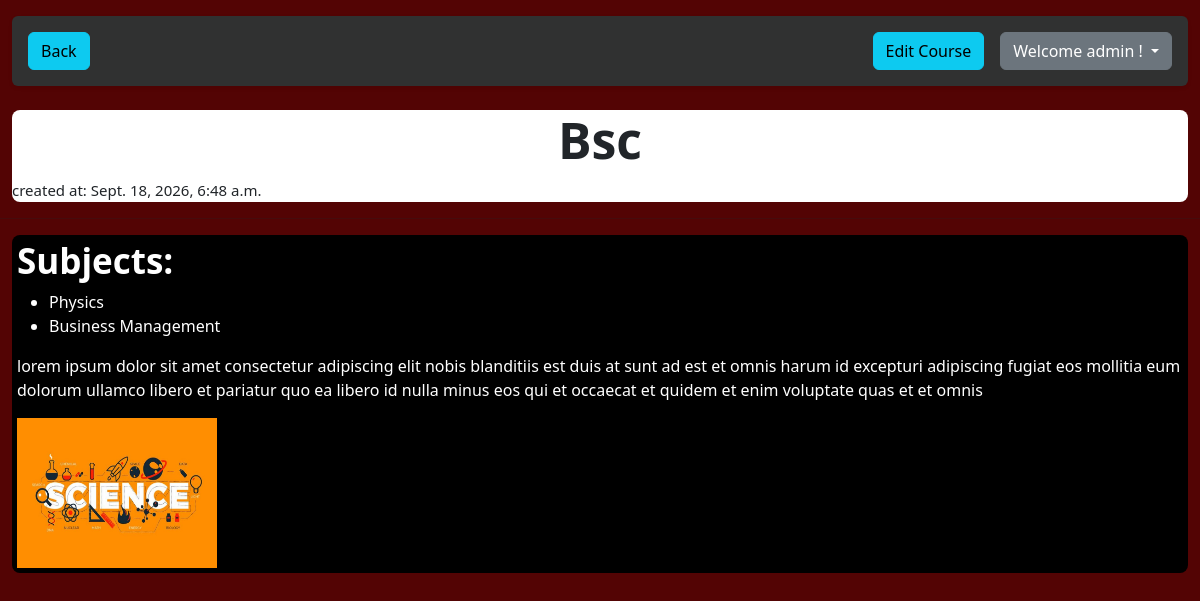
/courses/3/ (signed in), run on the app's committed database.
### cards/models.py (models this page shows, shortened)
class Course(models.Model):
    statuschoices=[
         ("active","ACTIVE"),
         ("inactive","INACTIVE")
    ]
    course_name=models.CharField(max_length=50,unique=True)
    subjects=models.ManyToManyField(Subject,related_name="courses")
    image=models.ImageField(upload_to="course/")
    status=models.CharField(
         choices=statuschoices,
         default="active"
    )
    created_at=models.DateTimeField(auto_now_add=True)
    updated_at=models.DateTimeField(auto_now=True)
    description=models.TextField()

class Subject(models.Model):
    subject=models.CharField(max_length=50)
    def __str__(self):
        return f"{self.subject}"

### cards/views.py (the view)
# urls.py: path('courses/<int:pk>/',views.coursedetail,name="coursedetail"),
def coursedetail(request,pk):
    if not request.user.is_authenticated:
         return redirect("login")
    course=Course.objects.get(pk=pk)
    if request.method =="POST":
            print(request.POST)
            if 'changepassword' in request.POST:
                form=CourseForm(instance=course)
                passform=ChangePassword(user=request.user,data=request.POST)
                if passform.is_valid():
                    passform.save()
                    return JsonResponse({"status":"success"})
                else:
                    return JsonResponse({"status":"error","errors":passform.errors},status=400)
            else:
                passform=ChangePassword(user=request.user)
                form=CourseForm(request.POST,request.FILES,instance=course)
                if form.is_valid():
                    form.save()
                    return JsonResponse({"status": "success"})
                else:
                    return JsonResponse({"status": "error", "errors": form.errors}, status=400)
    else:
        form=CourseForm(instance=course)
        passform=ChangePassword(user=request.user)
    context={
        "course":course,
        "form":form,
        "passform":passform
    }
    return render(request,"course_detail.html",context)

### cards/templates/course_detail.html (shortened to what this page needs)
{% load static %}
<!DOCTYPE html>
<html lang="en">
<head>
    <link rel="stylesheet" href="{% static 'css/style.css' %}">
   <link href="https://cdn.jsdelivr.net/npm/bootstrap@5.3.3/dist/css/bootstrap.min.css" rel="stylesheet">
</head>
<body style="background-color: rgb(83 4 4);">
    <div class="container-fluid mt-3">
    <nav class="navbar navbar-expand-lg rounded p-3 mb-4 shadow-sm" style="background-color: #303131;">
        <div class="container-fluid d-flex flex-wrap justify-content-between align-items-center p-0">
            <div class="d-flex align-items-center gap-3">
                <a href="{% url 'courseview'%}">
                    <button type="button" class="btn btn-info explicit">Back</button>
                </a>
            </div>
            <div class="d-flex align-items-center gap-3 mt-3 mt-lg-0">
                {% if user.is_staff or user.is_superuser %}
                <button id="coursebutton" type="button" class="btn btn-info explicit" data-bs-toggle="modal" data-bs-target="#myModal">
                    Edit Course
                </button>
                {% endif %}
                <div class="dropdown">
                    <button class="btn btn-secondary dropdown-toggle" type="button" data-bs-toggle="dropdown" aria-expanded="false">
                        Welcome {{request.user}} !
                    </button>
                </div>
            </div>
        </div>
    </nav>
</div>
    <div class="detail">
        <div class="heading">
           <div class="coursediv">
             <h1 class="courseheading">{{course.course_name}}</h1>
            <small style="text-align: left;font-size: 15px;"> created at: {{course.created_at}}</small>
           </div>
        </div>
        <hr>
        <div class="description">
            <h2 style="font-weight: bold;font-size:35px;">Subjects:</h2>
            <ul>{% for subject in course.subjects.all %}
                <li>{{subject.subject}}</li>
            {% endfor %}</ul>
            <div class="main-description">
            <p>{{course.description}}</p>
                 <img src="{{course.image.url}}" alt="courses-image" style="width: 200px;height: 150px;">
            </div>
            </div>
    </div>
</body>
</html>

### cards/static/css/style.css (style rules this page uses)
.heading { text-align: left; }
.courseheading { text-align: center; font-size: 50px; font-weight: bold; }
.coursediv { background-color: white; border-radius: 8px; margin: 12px; }
.description { padding: 5px; background-color: black; color: white; border-radius: 8px; margin: 12px; }
.main-description { display: inline-block; }

### data on the page
Course: course_name "Bsc", created_at "Sept. 18, 2026, 6:48 a.m.", description "lorem ipsum dolor sit amet consectetur adipiscing elit nobis blanditiis est duis at sunt ad est et omnis harum id excepturi adipiscing fugiat eos mollitia eum dolorum ullamco libero et pariatur quo ea libero id nulla minus eos qui et occaecat et quidem et enim voluptate quas et et omnis", image (picture)
Subject: subject "Physics"
Subject: subject "Business Management"

### other printed values
{{ request.user }} "admin"
